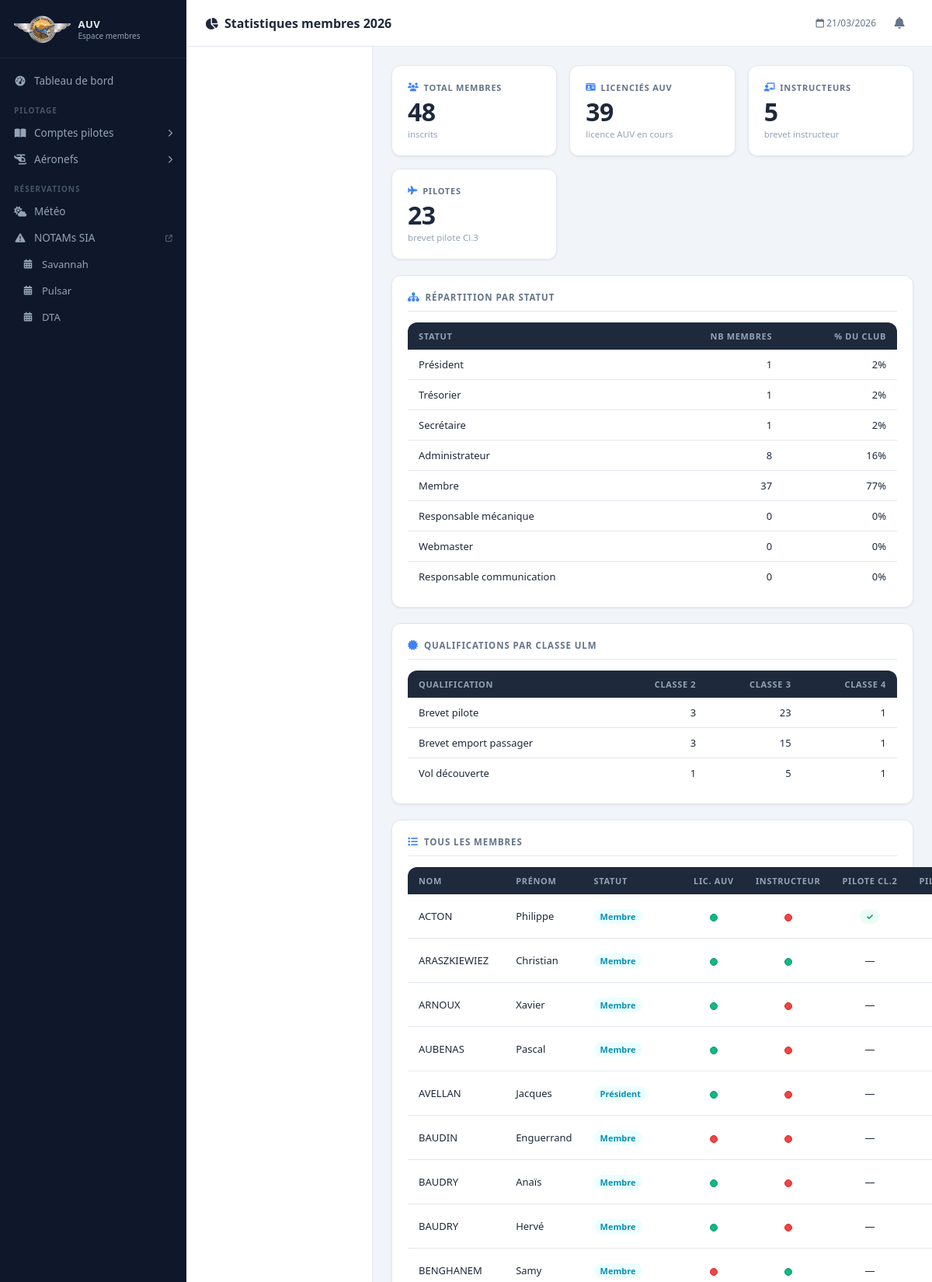
Screenshot of /intranetStatsMembres (signed in, upper part) with the database file from the repository.
### Intranet/models.py (models this page shows, shortened)
class Aeronef(models.Model):
    def __str__(self):
        text = self.type
        return text
    type = models.CharField(max_length = 20)
    classeULM = models.ForeignKey('ClasseULM',
                                  on_delete=models.CASCADE,
                                  default = 3)
    immatriculation = models.CharField(max_length = 6,
                                       default = 'XXXXX')
    indicatifRadio = models.CharField(max_length = 6,
                                       default = 'F-JXXX')
    limiteAptitudeVol = models.DateField(blank = True,
                            null = True)
    limiteLSA = models.DateField(blank = True,
                            null = True)
    limiteParachute = models.DateField(blank = True,
                            null = True)
    date = models.DateField(blank = True,
                            null = True)
    tarifPilote = models.DecimalField(decimal_places = 2,
                                      max_digits = 5,
                                      default = 00.00)
    tarifElevePilote = models.DecimalField(decimal_places = 2,
                                      max_digits = 5,
                                      default = 00.00)

class Statut(models.Model):
    def __str__(self):
        return self.value
    value = models.CharField(max_length = 30)

class Member(models.Model):
    statut = models.ForeignKey('Statut',
                               on_delete=models.CASCADE,
                               default = 5)
    name = models.CharField(max_length = 50)
    vorname = models.CharField(max_length = 50)
    password = models.CharField(max_length = 20,
                                default = '0000')
    genre = models.ForeignKey('Sex',
                               on_delete=models.CASCADE,
                               default = 1)
    birthday = models.DateField(blank = True,
                                null = True)
    phone = models.CharField(max_length = 14,
                             blank=True,
                             null = True)
    email = models.EmailField(max_length = 50,
                              blank=True,
                              null = True)
    zip = models.CharField(max_length = 5,
                           blank=True,
                           null = True)
    city = models.CharField(max_length = 50,
                            blank=True,
                            null = True)
    adress = models.CharField(max_length = 200,
                              blank=True,
                              null = True)
    licenceFFPLUM = models.CharField(max_length = 6,
                                     blank = True,
                                     null = True)
    licenceAUV = models.ForeignKey(OuiNon,
                                on_delete=models.CASCADE,
                                related_name='licenceAUVOuiNon',
                                default = 1)
    brevetInstructeur = models.ForeignKey(OuiNon,
                                on_delete=models.CASCADE,
                                related_name='brevetInstructeurOuiNon',
                                default = 1)
    datePiloteC2 = models.DateField(blank = True,
                                null = True)
    datePiloteC3 = models.DateField(blank = True,
                                null = True)
    datePiloteC4 = models.DateField(blank = True,
                                null = True)
    dateEmportC2 = models.DateField(blank = True,
                                null = True)
    dateEmportC3 = models.DateField(blank = True,
                                null = True)
    dateEmportC4 = models.DateField(blank = True,
                                null = True)
    dateBaptemeC2 = models.DateField(blank = True,
                                null = True)
    dateBaptemeC3 = models.DateField(blank = True,
                                null = True)
    dateBaptemeC4 = models.DateField(blank = True,
                                null = True)
    reportComptePilote2024 = models.DecimalField(decimal_places = 2,
                                                 max_digits = 8,
                                                 default = 00.00)
    produitComptePilote = models.DecimalField(decimal_places = 2,
                                            max_digits = 8,
                                            default = 00.00)
    chargeComptePilote = models.DecimalField(decimal_places = 2,
                                            max_digits = 8,
                                            default = 00.00)
    def age(self):
        age = date.today()-self.birthday
        return int((age).days/365.25)
    class Meta:
        ordering = ['name','vorname']

### Intranet/MenuMembres/views.py (the view)
# urls.py: path('intranetStatsMembres', intranetStatsMembres, name="intranet_Stats_Membres"),
def intranetStatsMembres(request):
    loggedMember = getLoggedMemberFromRequest(request)
    if not loggedMember:
        return redirect('/internetAccueil')
    membres = Member.objects.select_related('statut', 'licenceAUV', 'brevetInstructeur').all()
    nb_total = membres.count()
    nb_licencies    = membres.filter(licenceAUV__value='OUI').count()
    nb_instructeurs = membres.filter(brevetInstructeur__value='OUI').count()
    nb_pilote_c2 = membres.exclude(datePiloteC2=None).count()
    nb_pilote_c3 = membres.exclude(datePiloteC3=None).count()
    nb_pilote_c4 = membres.exclude(datePiloteC4=None).count()
    nb_emport_c2 = membres.exclude(dateEmportC2=None).count()
    nb_emport_c3 = membres.exclude(dateEmportC3=None).count()
    nb_emport_c4 = membres.exclude(dateEmportC4=None).count()
    nb_bapteme_c2 = membres.exclude(dateBaptemeC2=None).count()
    nb_bapteme_c3 = membres.exclude(dateBaptemeC3=None).count()
    nb_bapteme_c4 = membres.exclude(dateBaptemeC4=None).count()
    par_statut = []
    for statut in Statut.objects.all():
        nb = membres.filter(statut=statut).count()
        pct = floor(nb * 100 / nb_total) if nb_total > 0 else 0
        par_statut.append({'statut': statut, 'nb': nb, 'pct': pct})
    context = {
        'loggedMember':     loggedMember,
        'current_date_time': dateTimeParis(),
        'current_year':     datetime.now().year,
        'allAeronef':       Aeronef.objects.all(),
        'membres':          membres,
        'nb_total':         nb_total,
        'nb_licencies':     nb_licencies,
        'nb_instructeurs':  nb_instructeurs,
        'nb_pilotes_c3':    nb_pilote_c3,
        'nb_pilote_c2':     nb_pilote_c2,
        'nb_pilote_c3':     nb_pilote_c3,
        'nb_pilote_c4':     nb_pilote_c4,
        'nb_emport_c2':     nb_emport_c2,
        'nb_emport_c3':     nb_emport_c3,
        'nb_emport_c4':     nb_emport_c4,
        'nb_bapteme_c2':    nb_bapteme_c2,
        'nb_bapteme_c3':    nb_bapteme_c3,
        'nb_bapteme_c4':    nb_bapteme_c4,
        'par_statut':       par_statut,
    }
    return render(request, 'intranetStatsMembres.html', context)

### Intranet/context_processors.py (called while the page is built)
def notifications(request):
    if 'loggedMemberId' not in request.session:
        return {}
    from Intranet.models import Member
    try:
        member = Member.objects.get(id=request.session['loggedMemberId'])
        notifs = Notification.objects.filter(recipient=member).order_by('-created_at')[:8]
        unread = Notification.objects.filter(recipient=member, is_read=False).count()
        return {
            'notifications': notifs,
            'notif_count':   unread,
        }
    except Exception:
        return {}

### Intranet/views.py (called while the page is built)
def getLoggedMemberFromRequest(request):
    if 'loggedMemberId' in request.session:
        loggedMemberId = request.session['loggedMemberId']
        loggedMember = Member.objects.get(id=loggedMemberId)
        return loggedMember
    return None

### ULMASSO/views.py (called while the page is built)
def dateTimeParis():
    now = datetime.now(tz = ZoneInfo("Europe/Paris"))
    return now.strftime("%d/%m/%Y %H:%M")

### Intranet/templates/intranetStatsMembres.html (shortened to what this page needs)
{% extends "baseIntranet.html" %}
{% block bodyId %}intranetStatsMembresPage{% endblock %}
{% block titrePage %}
    <p><i class="fa-solid fa-chart-pie" style="color:var(--color-primary-light);margin-right:8px"></i>Statistiques membres {{ current_year }}</p>
{% endblock %}
{% block mainContent %}
<div class="dashboard-grid">
    <div class="card">
        <div class="card-label"><i class="fa-solid fa-users"></i> Total membres</div>
        <div class="card-value">{{ nb_total }}</div>
        <div class="card-sub">inscrits</div>
    </div>
    <div class="card">
        <div class="card-label"><i class="fa-solid fa-id-card"></i> Licenciés AUV</div>
        <div class="card-value">{{ nb_licencies }}</div>
        <div class="card-sub">licence AUV en cours</div>
    </div>
    <div class="card">
        <div class="card-label"><i class="fa-solid fa-chalkboard-user"></i> Instructeurs</div>
        <div class="card-value">{{ nb_instructeurs }}</div>
        <div class="card-sub">brevet instructeur</div>
    </div>
    <div class="card">
        <div class="card-label"><i class="fa-solid fa-plane"></i> Pilotes</div>
        <div class="card-value">{{ nb_pilotes_c3 }}</div>
        <div class="card-sub">brevet pilote Cl.3</div>
    </div>
</div>
<div class="card-section">
    <h3><i class="fa-solid fa-sitemap"></i> Répartition par statut</h3>
    <table>
        <thead>
            <tr>
                <th>Statut</th>
                <th style="text-align:right">Nb membres</th>
                <th style="text-align:right">% du club</th>
            </tr>
        </thead>
        <tbody>
            {% for s in par_statut %}
            <tr>
                <td>{{ s.statut }}</td>
                <td style="text-align:right">{{ s.nb }}</td>
                <td style="text-align:right">{{ s.pct }}%</td>
            </tr>
            {% endfor %}
        </tbody>
    </table>
</div>
<div class="card-section">
    <h3><i class="fa-solid fa-certificate"></i> Qualifications par classe ULM</h3>
    <table>
        <thead>
            <tr>
                <th>Qualification</th>
                <th style="text-align:right">Classe 2</th>
                <th style="text-align:right">Classe 3</th>
                <th style="text-align:right">Classe 4</th>
            </tr>
        </thead>
        <tbody>
            <tr>
                <td>Brevet pilote</td>
                <td style="text-align:right">{{ nb_pilote_c2 }}</td>
                <td style="text-align:right">{{ nb_pilote_c3 }}</td>
                <td style="text-align:right">{{ nb_pilote_c4 }}</td>
            </tr>
            <tr>
                <td>Brevet emport passager</td>
                <td style="text-align:right">{{ nb_emport_c2 }}</td>
                <td style="text-align:right">{{ nb_emport_c3 }}</td>
                <td style="text-align:right">{{ nb_emport_c4 }}</td>
            </tr>
            <tr>
                <td>Vol découverte</td>
                <td style="text-align:right">{{ nb_bapteme_c2 }}</td>
                <td style="text-align:right">{{ nb_bapteme_c3 }}</td>
                <td style="text-align:right">{{ nb_bapteme_c4 }}</td>
            </tr>
        </tbody>
    </table>
</div>
<div class="card-section">
    <h3><i class="fa-solid fa-list"></i> Tous les membres</h3>
    <table>
        <thead>
            <tr>
                <th>Nom</th>
                <th>Prénom</th>
                <th>Statut</th>
                <th style="text-align:center">Lic. AUV</th>
                <th style="text-align:center">Instructeur</th>
                <th style="text-align:center">Pilote Cl.2</th>
                <th style="text-align:center">Pilote Cl.3</th>
            </tr>
        </thead>
        <tbody>
            {% for m in membres %}
            <tr>
                <td>{{ m.name }}</td>
                <td>{{ m.vorname }}</td>
                <td><span class="badge badge-info">{{ m.statut }}</span></td>
                <td style="text-align:center">
                    {% if m.licenceAUV.value == "OUI" %}
                        <span id="monpetitcerclevert"></span>
                    {% else %}
                        <span id="monpetitcerclerouge"></span>
                    {% endif %}
                </td>
                <td style="text-align:center">
                    {% if m.brevetInstructeur.value == "OUI" %}
                        <span id="monpetitcerclevert"></span>
                    {% else %}
                        <span id="monpetitcerclerouge"></span>
                    {% endif %}
                </td>
                <td style="text-align:center">
                    {% if m.datePiloteC2 %}
                        <span class="badge badge-success" title="{{ m.datePiloteC2|date:'d/m/Y' }}">✓</span>
                    {% else %}<span style="color:var(--color-text-light)">—</span>{% endif %}
                </td>
                <td style="text-align:center">
                </td>
            </tr>
            {% endfor %}
        </tbody>
    </table>
</div>
{% endblock %}

### Intranet/templates/baseIntranet.html (shortened to what this page needs)
<!DOCTYPE html>
<html lang="fr">
<head>
    <link rel="stylesheet" href="https://cdnjs.cloudflare.com/ajax/libs/font-awesome/6.5.0/css/all.min.css">
    <link rel="stylesheet" type="text/css" href="static/css/styleIntranet.css">
    <link rel="stylesheet" type="text/css" href="static/css/styleMenuPrincipal.css">
</head>
<body id="{% block bodyId %}page{% endblock %}">
<nav id="sidebar">
    <div class="sb-logo">
        <img src="static/res/icones/logo.png" alt="AUV">
        <div>
            <div class="sb-logo-text">AUV</div>
            <div class="sb-logo-sub">Espace membres</div>
        </div>
    </div>
    <div class="sb-nav">
        <a href="intranetAccueil" class="sb-item">
            <i class="fa-solid fa-gauge-high"></i>
            Tableau de bord
        </a>
        <div class="sb-section-label">Pilotage</div>
        <details class="sb-group">
            <summary class="sb-item">
                <i class="fa-solid fa-book-open"></i>
                Comptes pilotes
                <i class="fa-solid fa-chevron-right sb-chevron"></i>
            </summary>
        </details>
        <details class="sb-group">
            <summary class="sb-item">
                <i class="fa-solid fa-helicopter"></i>
                Aéronefs
                <i class="fa-solid fa-chevron-right sb-chevron"></i>
            </summary>
        </details>
        <div class="sb-section-label">Réservations</div>
        <a href="intranetWeather" class="sb-item">
            <i class="fa-solid fa-cloud-sun"></i>
            Météo
        </a>
        <a href="https://www.sia.aviation-civile.gouv.fr/documents/supaip/notam.php" target="_blank" class="sb-item">
            <i class="fa-solid fa-triangle-exclamation"></i>
            NOTAMs SIA
            <i class="fa-solid fa-external-link" style="font-size:9px;margin-left:auto;opacity:.5"></i>
        </a>
        {% for aeronef in allAeronef %}
        <a href="{% url 'intranet_Reservation_Calendrier' aeronef %}" class="sb-item" style="padding-left:28px;font-size:13px">
            <i class="fa-solid fa-calendar-days" style="font-size:12px"></i>
            {{ aeronef.type }}
        </a>
        {% endfor %}
    </div>
</nav>
<div id="appMain">
    <header id="topBar">
        <div class="tb-title">
            {% block titrePage %}{% endblock %}
        </div>
        <div class="tb-right">
            <span style="font-size:12px;color:#64748b" id="tb-date">
                <i class="fa-regular fa-calendar"></i>
                {{ current_date_time|slice:":10" }}
            </span>
            <div style="position:relative">
                <button class="notif-btn" id="notifBtn" onclick="toggleNotif()">
                    <i class="fa-solid fa-bell"></i>
                </button>
            </div>
        </div>
    </header>
    <div id="contentArea">
        <aside id="asideContent">
        </aside>
        <main id="mainContent">
            {% block mainContent %}{% endblock %}
        </main>
    </div>
</div>
</body>
</html>

### rows the page displays
Aeronef: type "Savannah"
Aeronef: type "Pulsar"
Aeronef: type "DTA"
Statut: statut "Président", nb "1", pct "2"
Statut: statut "Trésorier", nb "1", pct "2"
Statut: statut "Secrétaire", nb "1", pct "2"
Statut: statut "Administrateur", nb "8", pct "16"
Statut: statut "Membre", nb "37", pct "77"
Statut: statut "Responsable mécanique", nb "0", pct "0"
Statut: statut "Webmaster", nb "0", pct "0"
Statut: statut "Responsable communication", nb "0", pct "0"
Member: name "ACTON", vorname "Philippe", statut "Membre"
Member: name "ARASZKIEWIEZ", vorname "Christian", statut "Membre"
Member: name "ARNOUX", vorname "Xavier", statut "Membre"
Member: name "AUBENAS", vorname "Pascal", statut "Membre"
Member: name "AVELLAN", vorname "Jacques", statut "Président"
Member: name "BAUDIN", vorname "Enguerrand", statut "Membre"
Member: name "BAUDRY", vorname "Anaïs", statut "Membre"
Member: name "BAUDRY", vorname "Hervé", statut "Membre"
Member: name "BENGHANEM", vorname "Samy", statut "Membre"

### other values shown
{{ current_date_time|slice:":10" }} "21/03/2026"
{{ nb_total }} "48"
{{ nb_licencies }} "39"
{{ nb_instructeurs }} "5"
{{ nb_pilotes_c3 }} "23"
{{ nb_pilote_c2 }} "3"
{{ nb_pilote_c3 }} "23"
{{ nb_pilote_c4 }} "1"
{{ nb_emport_c2 }} "3"
{{ nb_emport_c3 }} "15"
{{ nb_emport_c4 }} "1"
{{ nb_bapteme_c2 }} "1"
{{ nb_bapteme_c3 }} "5"
{{ nb_bapteme_c4 }} "1"
